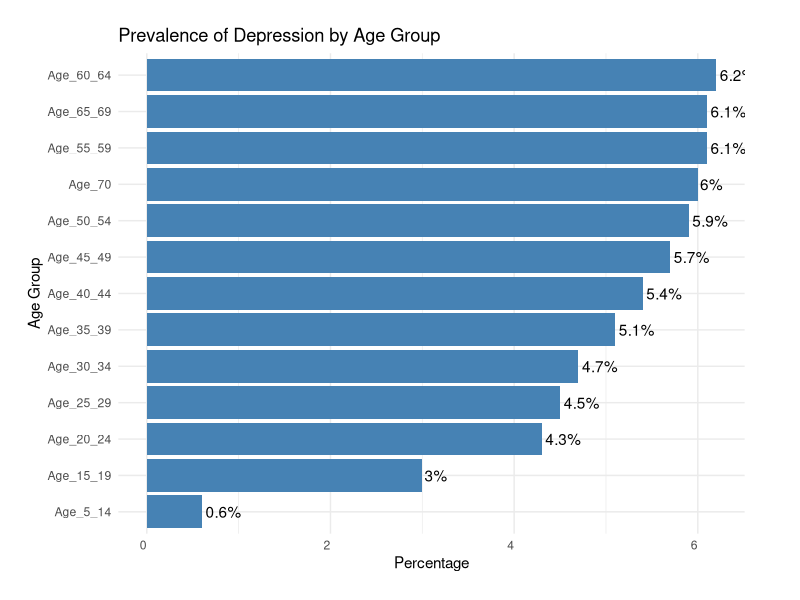
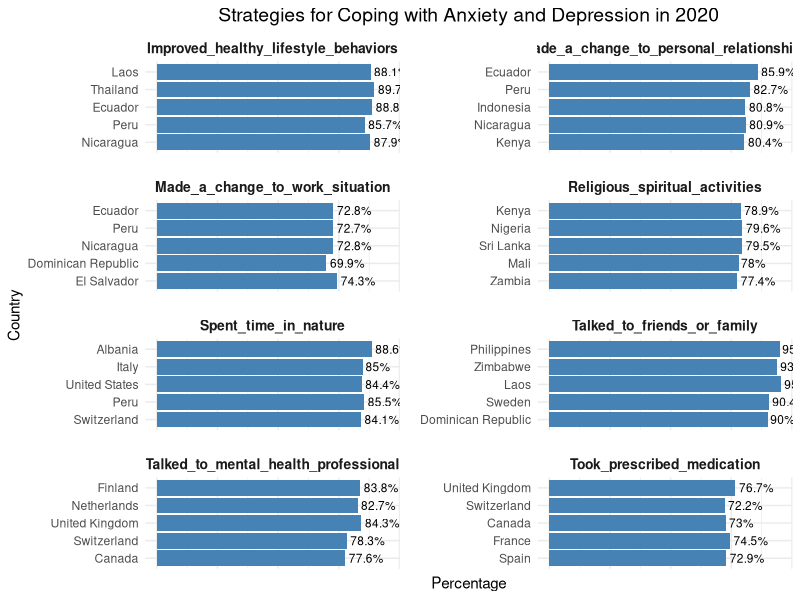

Here is the R script that generated these plots, in order:
## ---- chunk 1
knitr::opts_chunk$set(echo = FALSE, warning = FALSE, message = FALSE)
## ---- chunk 2
library(tidyverse)
library(ggplot2)
library(kableExtra)
## ---- chunk 3
# Loading data
data_1 <- read.csv("data/depressive-disorders-prevalence-by-age.csv")
## ---- chunk 4

# Cleaning the data 
tidy_data_1 <- data_1 |> 
               rename( Age_5_14 = Depressive.disorders..share.of.population....Sex..Both...Age..5.14.years, 
                     Age_15_19 = Depressive.disorders..share.of.population....Sex..Both...Age..15.19.years, 
                     Age_20_24 = Depressive.disorders..share.of.population....Sex..Both...Age..20.24.years, 
                     Age_25_29 = Depressive.disorders..share.of.population....Sex..Both...Age..25.29.years, 
                     Age_30_34 = Depressive.disorders..share.of.population....Sex..Both...Age..30.34.years, 
                     Age_35_39 = Depressive.disorders..share.of.population....Sex..Both...Age..35.39.years, 
                     Age_40_44 = Depressive.disorders..share.of.population....Sex..Both...Age..40.44.years, 
                     Age_45_49 = Depressive.disorders..share.of.population....Sex..Both...Age..45.49.years, 
                     Age_50_54 = Depressive.disorders..share.of.population....Sex..Both...Age..50.54.years, 
                     Age_55_59 = Depressive.disorders..share.of.population....Sex..Both...Age..55.59.years, 
                     Age_60_64 = Depressive.disorders..share.of.population....Sex..Both...Age..60.64.years, 
                     Age_65_69 = Depressive.disorders..share.of.population....Sex..Both...Age..65.69.years, 
                     Age_70 = Depressive.disorders..share.of.population....Sex..Both...Age..70..years, 
                     All_Ages = Depressive.disorders..share.of.population....Sex..Both...Age..All.ages , 
                     Age_Standardised = Depressive.disorders..share.of.population....Sex..Both...Age..Age.standardized)
## ---- chunk 5
#Calculating average share of various age groups with depression around the world in 2019 

avg_share <- tidy_data_1 |>
             filter( Year == 2019) |>
             summarise( Age_5_14 = mean(Age_5_14), 
                        Age_15_19 = mean(Age_15_19), 
                        Age_20_24 = mean(Age_20_24), 
                        Age_25_29 = mean(Age_25_29), 
                        Age_30_34 = mean(Age_30_34), 
                        Age_35_39 = mean(Age_35_39), 
                        Age_40_44 = mean(Age_40_44), 
                        Age_45_49 = mean(Age_45_49),
                        Age_50_54 = mean(Age_50_54), 
                        Age_55_59 = mean(Age_55_59), 
                        Age_60_64 = mean(Age_60_64), 
                        Age_65_69 = mean(Age_65_69), 
                        Age_70 = mean(Age_70), 
                        All_Ages = mean(All_Ages))

long_data <- avg_share |> 
  pivot_longer(
    cols = starts_with("Age_"),
    names_to = "age_groups",
    values_to = "share_avg"
    ) |> 
  select(-All_Ages)
                        
long_data <- long_data |>
             mutate(share_avg = round(share_avg, 1))                        
## ---- chunk 6
# Creating the plot 

ggplot(long_data, aes(x = share_avg, y = reorder(age_groups, share_avg))) +
  geom_bar(stat = "identity", fill = "steelblue") +
  geom_text(aes(label = paste0(share_avg, "%")), hjust = -0.1) +
  theme_minimal() +
  labs(title = "Prevalence of Depression by Age Group",
       x = "Percentage",
       y = "Age Group") +
  theme(axis.text.x = element_text(angle = 0, hjust = 1), 
        plot.margin = margin(t = 20, r = 40, b = 20, l = 20))


## ---- chunk 7
# Reading the data
data_2 <- read.csv("data/dealing-with-anxiety-depression-comparison.csv")
## ---- chunk 8
# Data Cleaning
tidy_data_2 <- data_2 |>
               rename(Religious_spiritual_activities =  Share...Question..mh8b...Engaged.in.religious.spiritual.activities.when.anxious.depressed...Answer..Yes...Gender..all...Age.group..all, 
              Improved_healthy_lifestyle_behaviors = Share...Question..mh8e...Improved.healthy.lifestyle.behaviors.when.anxious.depressed...Answer..Yes...Gender..all...Age.group..all, 
              Made_a_change_to_work_situation = Share...Question..mh8f...Made.a.change.to.work.situation.when.anxious.depressed...Answer..Yes...Gender..all...Age.group..all, 
              Made_a_change_to_personal_relationships = Share...Question..mh8g...Made.a.change.to.personal.relationships.when.anxious.depressed...Answer..Yes...Gender..all...Age.group..all, 
              Talked_to_friends_or_family = Share...Question..mh8c...Talked.to.friends.or.family.when.anxious.depressed...Answer..Yes...Gender..all...Age.group..all, 
              Took_prescribed_medication = Share...Question..mh8d...Took.prescribed.medication.when.anxious.depressed...Answer..Yes...Gender..all...Age.group..all, 
              Spent_time_in_nature = Share...Question..mh8h...Spent.time.in.nature.the.outdoors.when.anxious.depressed...Answer..Yes...Gender..all...Age.group..all, 
              Talked_to_mental_health_professional = Share...Question..mh8a...Talked.to.mental.health.professional.when.anxious.depressed...Answer..Yes...Gender..all...Age.group..all)
## ---- chunk 9
# Calculating the top 5 strategies used to cope with depression 

top_five <- tidy_data_2 |> 
            summarise(Religious_spiritual_activities = mean(Religious_spiritual_activities, na.rm = TRUE), 
                       Improved_healthy_lifestyle_behaviors = mean(Improved_healthy_lifestyle_behaviors, na.rm = TRUE), 
                       Made_a_change_to_work_situation = mean(Made_a_change_to_work_situation, na.rm = TRUE), 
                       Made_a_change_to_personal_relationships = mean(Made_a_change_to_personal_relationships, na.rm = TRUE), 
                       Talked_to_friends_or_family = mean(Talked_to_friends_or_family, na.rm = TRUE), 
                       Took_prescribed_medication = mean(Took_prescribed_medication, na.rm = TRUE),
                       Spent_time_in_nature = mean(Spent_time_in_nature, na.rm = TRUE), 
                       Talked_to_mental_health_professional = mean(Talked_to_mental_health_professional, na.rm = TRUE))

table_data <- top_five |>
  pivot_longer(
   cols = matches("^[A-Z]"),
    names_to = "Methods",
    values_to = "Percentage_Share"
    ) |>
  arrange(desc(Percentage_Share)) 
  

 table_data |>
        kable(col.names = c("Methods", "Share of Use in Percentage"), 
        caption = "Share of Use of Various Coping Methods") |>
        kable_styling(bootstrap_options = c("striped"), 
                full_width = F)   
## ---- chunk 10

ind_country <- tidy_data_2 |>
  pivot_longer(
   cols = starts_with("R") | starts_with("I") | starts_with("M") | starts_with("T") | starts_with("S"),
    names_to = "Methods",
    values_to = "Percentage_Share"
  ) 

ind_country <- ind_country |>
                mutate(Percentage_Share = round(Percentage_Share, 1))       

ind_country <- ind_country |> 
               group_by(Methods) |> 
               arrange(desc(Percentage_Share)) |> 
               top_n(5)
  

## ---- chunk 11
ggplot(ind_country, aes(x = Percentage_Share, y = reorder(Entity, Percentage_Share))) +
  geom_bar(stat = "identity", fill = "steelblue") +
  geom_text(aes(label = paste0(Percentage_Share, "%")), hjust = -0.1, size = 3) +
  theme_minimal() +
  labs(title = "Strategies for Coping with Anxiety and Depression in 2020", 
       x = "Percentage", y = "Country") +
  facet_wrap(~ Methods, ncol = 2, scales = "free_y") +
  theme(strip.text = element_text(size = 10, face = "bold"),
        plot.title = element_text(size = 14, hjust = 0.5),
        axis.text.x = element_blank(),
        axis.ticks.x = element_blank(),
        panel.spacing = unit(1, "lines"))
